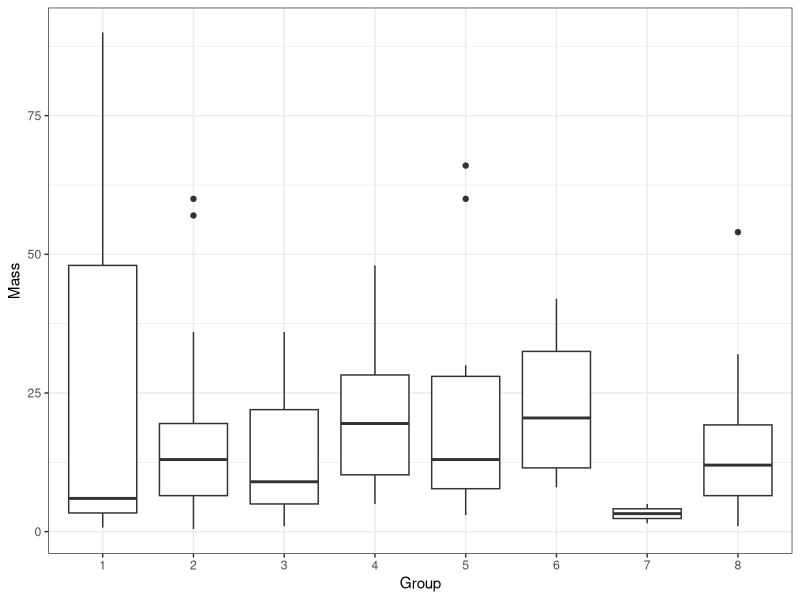
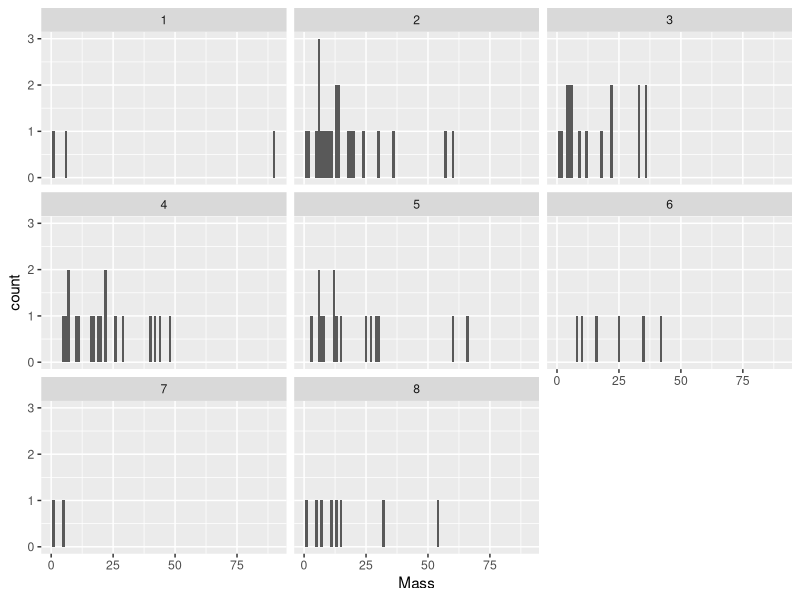
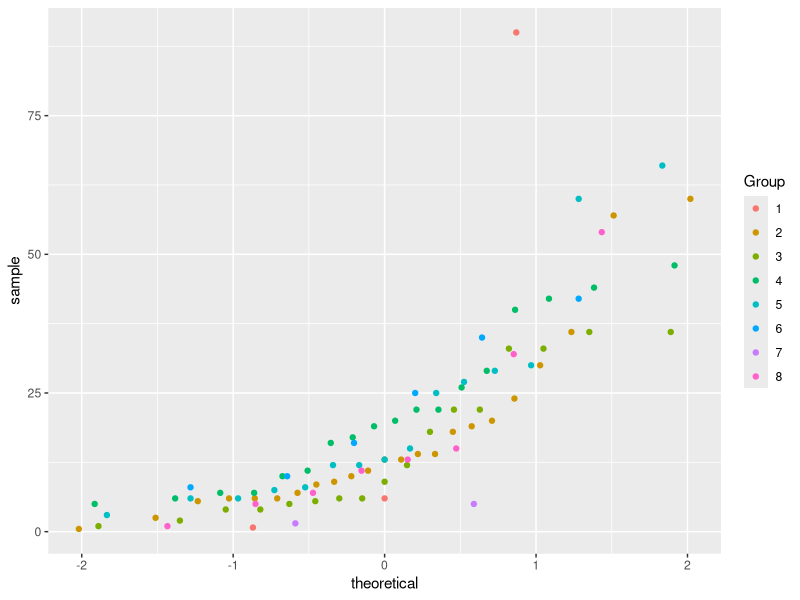
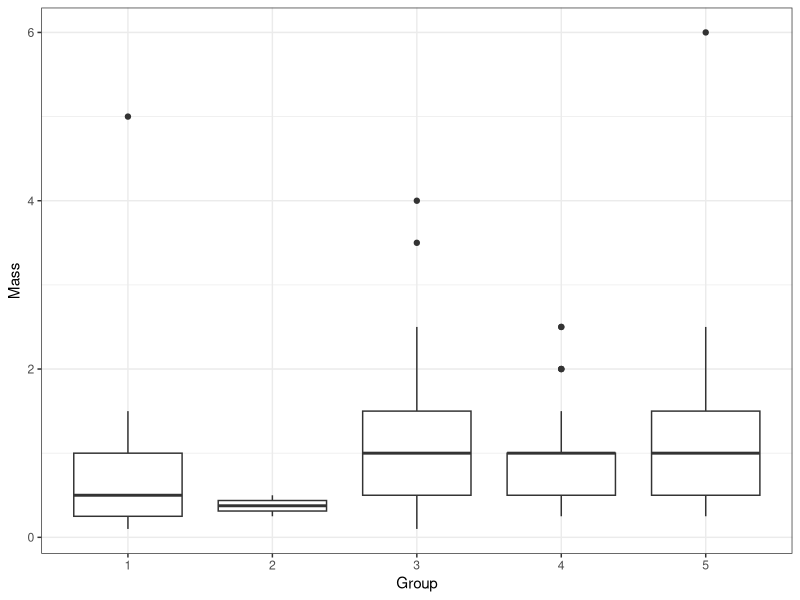
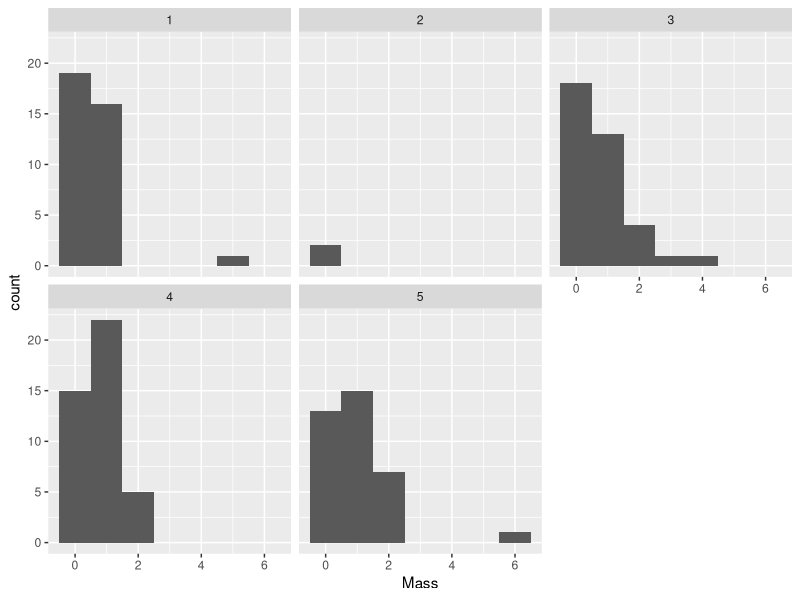
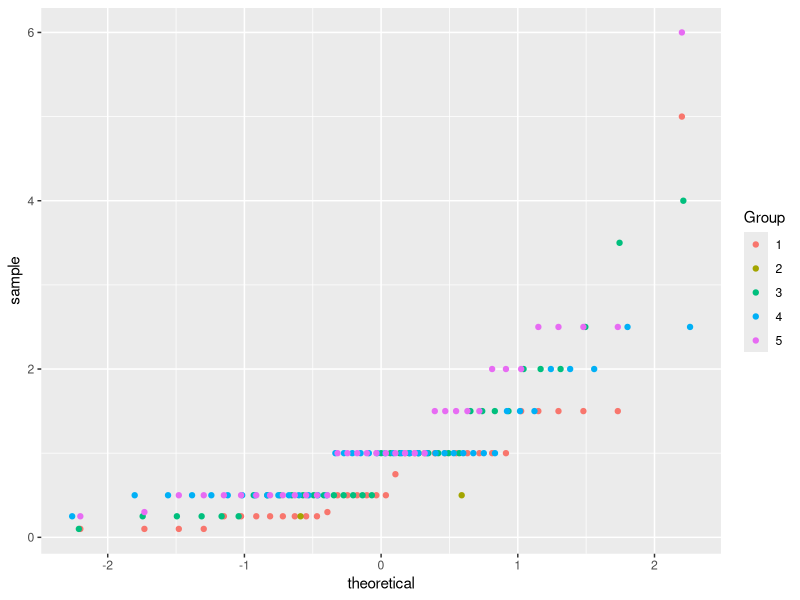
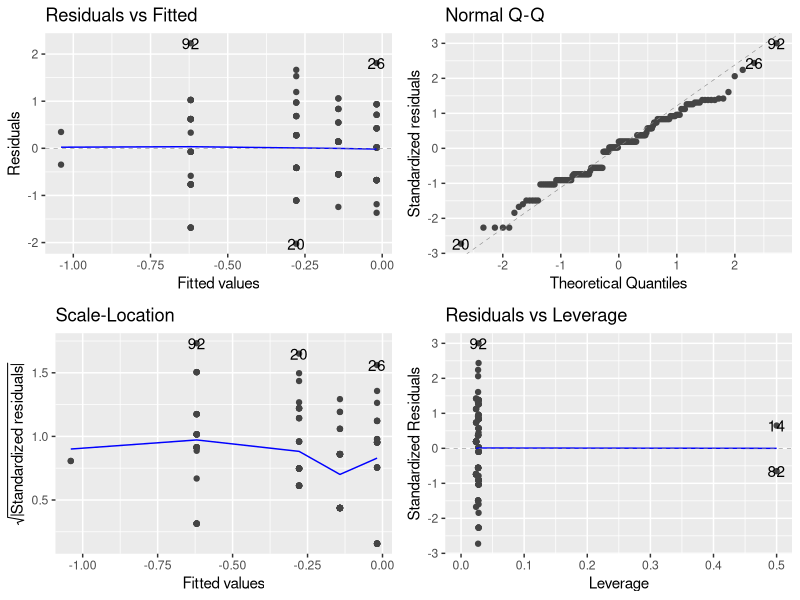
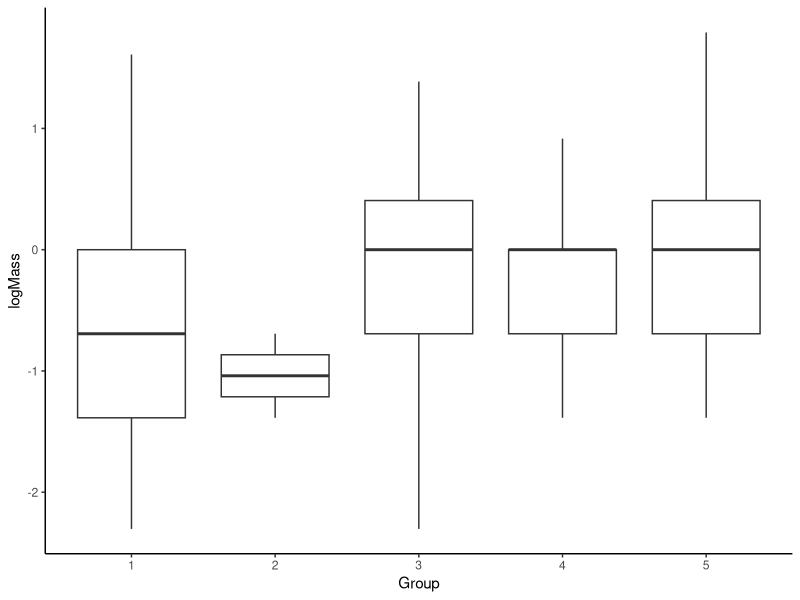

Write R code to recreate these figures, in order.
#### Biomass and Growth Rate for each plant by treatment group ####


# Before anything else, verify that your environment is totally clear.
# This is important, because old objects can foul up the works
# Clean up the working environment
rm(list = ls())

# Verify working directory, should be ~/Documents/Analyses/lastname_first
getwd()

# Load tidyverse
library("tidyverse")
# Check for updates
tidyverse_update()

#### Cleaning up the data ####

library(readr)
Biomass <- read_csv("Shadehouse/Biomass Experiment 1 Clean.csv")

library(dplyr)

# Removing rows where the species is blank
Biomass<-Biomass[-592, ] 
Biomass<-Biomass[-591, ] 
Biomass<-Biomass[-590, ] 
Biomass<-Biomass[-961, ] 
Biomass<-Biomass[-960, ] 
Biomass<-Biomass[-959, ] 

# Removing rows where the mass is blank
Biomass <- Biomass[!is.na(Biomass$Mass_g), ]

# simplifying the experiment 1 treatment group name to Group and Mass_g to Mass
colnames(Biomass)[5:5] <- c("Group") ## Renaming the columns
colnames(Biomass)[10:10] <- c("Mass") ## Renaming the columns


# ggfortify is a package that works with ggplot2 to make nice plots
# install.packages("ggfortify")
library("ggfortify")
# multcomp is used for contrasts and multiple comparisons
# install.packages("multcomp")
library("multcomp")
# nlme is used for random effects ANOVA
# install.packages("nlme")
library("nlme")

#### Have a look at how sapling varies by treatment group ####
Sapling <- Biomass[Biomass$Plant == "ManukaSapling", ]

Sapling$Group <- as.factor(Sapling$Group)

ggplot(Sapling, aes(x = Group, y = Mass))+
  geom_boxplot() +
  theme_bw() 
ggplot(Sapling) +
  geom_histogram(aes(Mass), binwidth = 1)+
  facet_wrap(~Group)
ggplot(Sapling)+
  geom_qq(aes(sample = Mass, color = Group))

# Check for Homogeneous variance
summ_Sapling <- Sapling %>%
  group_by(Group) %>% 
  summarise(mean_Mass = mean(Mass),
            sd_Mass = sd(Mass),
            n_Mass = n())
ratio <-(max(summ_Sapling$sd_Mass))/(min(summ_Sapling$sd_Mass))
print(ratio)

# Not normal, need to try a transformation
Sapling <- Sapling %>%
  mutate(logMass = log(Mass))

# Check for Homogeneous variance
summ_Sapling <- Sapling %>%
  group_by(Group) %>% 
  summarise(mean_logMass = mean(logMass),
            sd_logMass = sd(logMass),
            n_logMass = n())
ratio <-(max(summ_Sapling$sd_logMass))/(min(summ_Sapling$sd_logMass))
print(ratio)

# Still not normal... try square root
Sapling <- Sapling %>%
  mutate(sqrtMass = sqrt(Mass))

# Check for Homogeneous variance
summ_Sapling <- Sapling %>%
  group_by(Group) %>% 
  summarise(mean_sqrtMass = mean(sqrtMass),
            sd_sqrtMass = sd(sqrtMass),
            n_sqrtMass = n())
ratio <-(max(summ_Sapling$sd_sqrtMass))/(min(summ_Sapling$sd_sqrtMass))
print(ratio)

# That is worse, will need to use kruskal-wallis
kruskal.test(logMass ~ Group, data = Sapling)

#### Have a look at how seedling biomass varies by treatment group ####
Seedling <- Biomass[Biomass$Plant == "ManukaSeedling", ]

Seedling$Group <- as.factor(Seedling$Group)

ggplot(Seedling, aes(x = Group, y = Mass))+
  geom_boxplot() +
  theme_bw() 
ggplot(Seedling) +
  geom_histogram(aes(Mass), binwidth = 1)+
  facet_wrap(~Group)
ggplot(Seedling)+
  geom_qq(aes(sample = Mass, color = Group))

# Check for Homogeneous variance
summ_Seedling <- Seedling %>%
  group_by(Group) %>% 
  summarise(mean_Mass = mean(Mass),
            sd_Mass = sd(Mass),
            n_Mass = n())
ratio <-(max(summ_Seedling$sd_Mass))/(min(summ_Seedling$sd_Mass))
print(ratio)

# Not normal, need to try a transformation
Seedling <- Seedling %>%
  mutate(logMass = log(Mass))

# Check for Homogeneous variance
summ_Seedling <- Seedling %>%
  group_by(Group) %>% 
  summarise(mean_logMass = mean(logMass),
            sd_logMass = sd(logMass),
            n_logMass = n())
ratio <-(max(summ_Seedling$sd_logMass))/(min(summ_Seedling$sd_logMass))
print(ratio)

# Looks a lot better
# Set up for ANOVA
model01 <- lm(logMass~Group, data = Seedling)

autoplot(model01)

anova(model01)

summary(model01)

# Perform unplanned Tukey test
tukey <- glht(model01, linfct = mcp(Group = "Tukey"))
summary(tukey)

# Visualize transformed data
ggplot(Seedling, aes(x = Group, y = logMass))+
  geom_boxplot() +
  theme_classic() 

# Very interesting, the seedling biomass is significantly higher in groups 4 and 5
# which have wattle and woolly and wattle and privet than when growing with conspecifics only

#### woolly nightshade analysis ####
Nightshade <- Biomass[Biomass$Plant == "Nightshade", ]

Nightshade$Group <- as.factor(Nightshade$Group)

ggplot(Nightshade, aes(x = Group, y = Mass))+
  geom_boxplot() +
  theme_bw() 
ggplot(Nightshade) +
  geom_histogram(aes(Mass), binwidth = 1)+
  facet_wrap(~Group)
ggplot(Nightshade)+
  geom_qq(aes(sample = Mass, color = Group))

# Check for Homogeneous variance
summ_Nightshade <- Nightshade %>%
  group_by(Group) %>% 
  summarise(mean_Mass = mean(Mass),
            sd_Mass = sd(Mass),
            n_Mass = n())
ratio <-(max(summ_Nightshade$sd_Mass))/(min(summ_Nightshade$sd_Mass))
print(ratio)

# Set up for ANOVA
model01 <- lm(Mass~Group, data = Nightshade)

autoplot(model01)

anova(model01)

summary(model01)

# Perform unplanned Tukey test
tukey <- glht(model01, linfct = mcp(Group = "Tukey"))
summary(tukey)

# Visualize transformed data
ggplot(Nightshade, aes(x = Group, y = Mass))+
  geom_boxplot() +
  theme_classic() 

#### privet analysis ####
Privet <- Biomass[Biomass$Plant == "Privet", ]

Privet$Group <- as.factor(Privet$Group)

ggplot(Privet, aes(x = Group, y = Mass))+
  geom_boxplot() +
  theme_bw() 
ggplot(Privet) +
  geom_histogram(aes(Mass), binwidth = 1)+
  facet_wrap(~Group)
ggplot(Privet)+
  geom_qq(aes(sample = Mass, color = Group))

# Check for Homogeneous variance
summ_Privet <- Privet %>%
  group_by(Group) %>% 
  summarise(mean_Mass = mean(Mass),
            sd_Mass = sd(Mass),
            n_Mass = n())
ratio <-(max(summ_Privet$sd_Mass))/(min(summ_Privet$sd_Mass))
print(ratio)

# Set up for ANOVA
model01 <- lm(Mass~Group, data = Privet)

autoplot(model01)

anova(model01)

summary(model01)

# Perform unplanned Tukey test
tukey <- glht(model01, linfct = mcp(Group = "Tukey"))
summary(tukey)

# Visualize transformed data
ggplot(Privet, aes(x = Group, y = Mass))+
  geom_boxplot() +
  theme_classic() 

#### wattle analysis ####
Wattle <- Biomass[Biomass$Plant == "Wattle", ]

Wattle$Group <- as.factor(Wattle$Group)

ggplot(Wattle, aes(x = Group, y = Mass))+
  geom_boxplot() +
  theme_bw() 
ggplot(Wattle) +
  geom_histogram(aes(Mass), binwidth = 1)+
  facet_wrap(~Group)
ggplot(Wattle)+
  geom_qq(aes(sample = Mass, color = Group))

# Check for Homogeneous variance
summ_Wattle <- Wattle %>%
  group_by(Group) %>% 
  summarise(mean_Mass = mean(Mass),
            sd_Mass = sd(Mass),
            n_Mass = n())
ratio <-(max(summ_Wattle$sd_Mass))/(min(summ_Wattle$sd_Mass))
print(ratio)

# Not normal, need to try a transformation
Wattle <- Wattle %>%
  mutate(logMass = log(Mass))

# Check for Homogeneous variance
summ_Wattle <- Wattle %>%
  group_by(Group) %>% 
  summarise(mean_logMass = mean(logMass),
            sd_logMass = sd(logMass),
            n_logMass = n())
ratio <-(max(summ_Wattle$sd_logMass))/(min(summ_Wattle$sd_logMass))
print(ratio)

# Set up for ANOVA
model01 <- lm(logMass~Group, data = Wattle)

autoplot(model01)

anova(model01)

summary(model01)

# Perform unplanned Tukey test
tukey <- glht(model01, linfct = mcp(Group = "Tukey"))
summary(tukey)


# Visualize transformed data
ggplot(Wattle, aes(x = Group, y = logMass))+
  geom_boxplot() +
  theme_classic() 



#### Growth Rate Analysis ####
library(readr)
Height <- read_csv("Shadehouse/Height Experiment 1 Clean.csv")

# simplifying the experiment 1 treatment group name to Group and Mass_g to Mass
colnames(Height)[4:4] <- c("Group") ## Renaming the columns
Height$Group <- as.factor(Height$Group)

Height$Height1 <- as.numeric(Height$Height1)
Height$Height2 <- as.numeric(Height$Height2)
Height$Height3 <- as.numeric(Height$Height3)
Height$Height4 <- as.numeric(Height$Height4)
Height$Height5 <- as.numeric(Height$Height5)
Height$Height6 <- as.numeric(Height$Height6)
Height$Height7 <- as.numeric(Height$Height7)

# Calculating growth rate
Height <- Height %>%
  mutate(GR1 = (log(Height2) - log(Height1)))
Height <- Height %>%
  mutate(GR2 = (log(Height3) - log(Height2)))
Height <- Height %>%
  mutate(GR3 = (log(Height4) - log(Height3)))
Height <- Height %>%
  mutate(GR4 = (log(Height5) - log(Height4)))
Height <- Height %>%
  mutate(GR5 = (log(Height6) - log(Height5)))
Height <- Height %>%
  mutate(GR6 = (log(Height7) - log(Height6)))

# Calculate average growth rate for each plant
Height$AverageGR <- rowMeans(Height[, 26:31], na.rm = TRUE)
Height$AverageGR <- Height$AverageGR * 10

# Clean up empty rows
Height<-Height[-592, ] 
Height<-Height[-591, ] 
Height<-Height[-590, ] 
Height<-Height[-589, ]
Height<-Height[-100, ]
Height<-Height[-99, ]
Height<-Height[-98, ]
Height<-Height[-97, ]
Height<-Height[-981, ]
Height<-Height[-957, ]
Height<-Height[-956, ]
Height<-Height[-955, ]
Height<-Height[-954, ]
Height<-Height[-641, ]
Height<-Height[-548, ]
Height<-Height[-974, ]
Height<-Height[-951, ]
Height<-Height[-639, ]
Height<-Height[-547, ]


#### Let's look at Sapling height ####
SaplingH <- Height[Height$Plant == "ManukaSapling", ]

ggplot(SaplingH, aes(x = Group, y = AverageGR))+
  geom_boxplot() +
  theme_bw() 
ggplot(SaplingH) +
  geom_histogram(aes(AverageGR), binwidth = 1)+
  facet_wrap(~Group)
ggplot(SaplingH)+
  geom_qq(aes(sample = AverageGR, color = Group))

# Check for Homogeneous variance
summ_SaplingH <- SaplingH %>%
  group_by(Group) %>% 
  summarise(mean_AverageGR = mean(AverageGR),
            sd_AverageGR = sd(AverageGR),
            n_AverageGR = n())
ratio <-(max(summ_SaplingH$sd_AverageGR))/(min(summ_SaplingH$sd_AverageGR))
print(ratio)

# Normal enough <3

# Set up for ANOVA
model01 <- aov(AverageGR~Group, data = SaplingH)

autoplot(model01)

anova(model01)

summary(model01)

# Perform unplanned Tukey test
tukey <- TukeyHSD(model01)
summary(tukey)
print(tukey)
plot(tukey, las = 1)

# No difference in the average sapling Growth Rate by group

#### Seedling analysis ####

SeedlingH <- Height[Height$Plant == "ManukaSeedling", ]

ggplot(SeedlingH, aes(x = Group, y = AverageGR))+
  geom_boxplot() +
  theme_bw() 
ggplot(SeedlingH) +
  geom_histogram(aes(AverageGR), binwidth = 1)+
  facet_wrap(~Group)
ggplot(SeedlingH)+
  geom_qq(aes(sample = AverageGR, color = Group))

# Check for Homogeneous variance
summ_SeedlingH <- SeedlingH %>%
  group_by(Group) %>% 
  summarise(mean_AverageGR = mean(AverageGR),
            sd_AverageGR = sd(AverageGR),
            n_AverageGR = n())
ratio <-(max(summ_SeedlingH$sd_AverageGR))/(min(summ_SeedlingH$sd_AverageGR))
print(ratio)

# Not normal, but too many zeros, try kruskal-wallis
kruskal.test(AverageGR ~ Group, data = SeedlingH)

# no difference

#### Woolly nightshade analysis ####
NightshadeH <- Height[Height$Plant == "Nightshade", ]

ggplot(NightshadeH, aes(x = Group, y = AverageGR))+
  geom_boxplot() +
  theme_bw() 
ggplot(NightshadeH) +
  geom_histogram(aes(AverageGR), binwidth = 1)+
  facet_wrap(~Group)
ggplot(NightshadeH)+
  geom_qq(aes(sample = AverageGR, color = Group))

# Check for Homogeneous variance
summ_NightshadeH <- NightshadeH %>%
  group_by(Group) %>% 
  summarise(mean_AverageGR = mean(AverageGR),
            sd_AverageGR = sd(AverageGR),
            n_AverageGR = n())
ratio <-(max(summ_NightshadeH$sd_AverageGR))/(min(summ_NightshadeH$sd_AverageGR))
print(ratio)

# Normal enough, <3
# Set up for ANOVA
model01 <- aov(AverageGR~Group, data = NightshadeH)

autoplot(model01)

anova(model01)

summary(model01)

# Perform planned Tukey test
tukey <- TukeyHSD(model01)
summary(tukey)
print(tukey)
plot(tukey, las = 1)

# calculate summary stats
summ_NightshadeH <- NightshadeH %>%
  group_by(Group) %>%
  summarise(mean_AverageGR = mean(AverageGR),
            median_AverageGR = median(AverageGR),
            IQR_AverageGR = IQR(AverageGR),
            sd_AverageGR = sd(AverageGR),
            var_AverageGR = var(AverageGR),
            se_AverageGR = sd(AverageGR)/sqrt(189))
print(summ_NightshadeH)

#### Privet Analysis ####
PrivetH <- Height[Height$Plant == "Privet", ]

ggplot(PrivetH, aes(x = Group, y = AverageGR))+
  geom_boxplot() +
  theme_bw() 
ggplot(PrivetH) +
  geom_histogram(aes(AverageGR), binwidth = 1)+
  facet_wrap(~Group)
ggplot(PrivetH)+
  geom_qq(aes(sample = AverageGR, color = Group))

# Check for Homogeneous variance
summ_PrivetH <- PrivetH %>%
  group_by(Group) %>% 
  summarise(mean_AverageGR = mean(AverageGR),
            sd_AverageGR = sd(AverageGR),
            n_AverageGR = n())
ratio <-(max(summ_PrivetH$sd_AverageGR))/(min(summ_PrivetH$sd_AverageGR))
print(ratio)

# Normal enough, <3
# Set up for ANOVA
model01 <- aov(AverageGR~Group, data = PrivetH)

autoplot(model01)

anova(model01)

summary(model01)

# Perform unplanned Tukey test
tukey <- TukeyHSD(model01)
summary(tukey)
print(tukey)
plot(tukey, las = 1)

#### Wattle Analysis ####
WattleH <- Height[Height$Plant == "Wattle", ]

WattleH<-WattleH[-20, ]

ggplot(WattleH, aes(x = Group, y = AverageGR))+
  geom_boxplot() +
  theme_bw() 
ggplot(WattleH) +
  geom_histogram(aes(AverageGR), binwidth = 1)+
  facet_wrap(~Group)
ggplot(WattleH)+
  geom_qq(aes(sample = AverageGR, color = Group))

# Check for Homogeneous variance
summ_WattleH <- WattleH %>%
  group_by(Group) %>% 
  summarise(mean_AverageGR = mean(AverageGR),
            sd_AverageGR = sd(AverageGR),
            n_AverageGR = n())
ratio <-(max(summ_WattleH$sd_AverageGR))/(min(summ_WattleH$sd_AverageGR))
print(ratio)

# Normal enough, <3
# Set up for ANOVA
model01 <- aov(AverageGR~Group, data = WattleH)

autoplot(model01)

anova(model01)

summary(model01)

# Perform unplanned Tukey test
tukey <- TukeyHSD(model01)
summary(tukey)
print(tukey)
plot(tukey, las = 1)

library(ggplot2)
WattlePlot <- ggplot(data = WattleH, 
                       aes(y = AverageGR, ##Change this to variable name
                           x = Group)) + ##Change this to variable name
  geom_boxplot(fill = "#E9A96C", notch = TRUE, varwidth = TRUE) +
  geom_jitter(color="black", size=0.4, alpha=0.9) +
  ylab("Relative Growth Rate mm/month") + xlab("Treatment Group") +   ##Change axis titles
  theme(axis.text.x=element_text(size=10, color = 'black'), #Change axis text font size and angle and colour etc
        axis.text.y=element_text(size=15, hjust = 1, colour = 'black'), 
        axis.title=element_text(size=17,face="bold"), #Change axis title text font etc
        legend.title = element_blank(), #If you want to remove the legend
        legend.position = "none",
        panel.grid.major = element_blank(),#If you want to remove gridlines
        panel.grid.minor = element_blank(),#If you want to remove gridlines
        panel.background = element_blank(),    #If you want to remove background
        axis.line = element_line(colour = "black"))   ##If you want to add an axis colour
WattlePlot

NightshadePlot <- ggplot(data = NightshadeH, 
                     aes(y = AverageGR, ##Change this to variable name
                         x = Group)) + ##Change this to variable name
  geom_boxplot(fill = "#CF597E", notch = TRUE, varwidth = TRUE) +
  geom_jitter(color="black", size=0.4, alpha=0.9) +
  ylab("Relative Growth Rate mm/month") + xlab("Treatment Group") +   ##Change axis titles
  theme(axis.text.x=element_text(size=10, color = 'black'), #Change axis text font size and angle and colour etc
        axis.text.y=element_text(size=15, hjust = 1, colour = 'black'), 
        axis.title=element_text(size=17,face="bold"), #Change axis title text font etc
        legend.title = element_blank(), #If you want to remove the legend
        legend.position = "none",
        panel.grid.major = element_blank(),#If you want to remove gridlines
        panel.grid.minor = element_blank(),#If you want to remove gridlines
        panel.background = element_blank(),    #If you want to remove background
        axis.line = element_line(colour = "black"))   ##If you want to add an axis colour
NightshadePlot

PrivetPlot <- ggplot(data = PrivetH, 
                     aes(y = AverageGR, ##Change this to variable name
                         x = Group)) + ##Change this to variable name
  geom_boxplot(fill = "#E57F6C", notch = TRUE, varwidth = TRUE) +
  geom_jitter(color="black", size=0.4, alpha=0.9) +
  ylab("Relative Growth Rate mm/month") + xlab("Treatment Group") +   ##Change axis titles
  theme(axis.text.x=element_text(size=10, color = 'black'), #Change axis text font size and angle and colour etc
        axis.text.y=element_text(size=15, hjust = 1, colour = 'black'), 
        axis.title=element_text(size=17,face="bold"), #Change axis title text font etc
        legend.title = element_blank(), #If you want to remove the legend
        legend.position = "none",
        panel.grid.major = element_blank(),#If you want to remove gridlines
        panel.grid.minor = element_blank(),#If you want to remove gridlines
        panel.background = element_blank(),    #If you want to remove background
        axis.line = element_line(colour = "black"))   ##If you want to add an axis colour
PrivetPlot 

SaplingPlot <- ggplot(data = SaplingH, 
                     aes(y = AverageGR, ##Change this to variable name
                         x = Group)) + ##Change this to variable name
  geom_boxplot(fill = "#33B08D", notch = TRUE, varwidth = TRUE) +
  geom_jitter(color="black", size=0.4, alpha=0.9) +
  ylab("Relative Growth Rate mm/month") + xlab("Treatment Group") +   ##Change axis titles
  theme(axis.text.x=element_text(size=10, color = 'black'), #Change axis text font size and angle and colour etc
        axis.text.y=element_text(size=15, hjust = 1, colour = 'black'), 
        axis.title=element_text(size=17,face="bold"), #Change axis title text font etc
        legend.title = element_blank(), #If you want to remove the legend
        legend.position = "none",
        panel.grid.major = element_blank(),#If you want to remove gridlines
        panel.grid.minor = element_blank(),#If you want to remove gridlines
        panel.background = element_blank(),    #If you want to remove background
        axis.line = element_line(colour = "black"))   ##If you want to add an axis colour
SaplingPlot 

SeedlingPlot <- ggplot(data = SeedlingH, 
                      aes(y = AverageGR, ##Change this to variable name
                          x = Group)) + ##Change this to variable name
  geom_boxplot(fill = "#82C782", notch = TRUE, varwidth = TRUE) +
  geom_jitter(color="black", size=0.4, alpha=0.9) +
  ylab("Relative Growth Rate mm/month") + xlab("Treatment Group") +   ##Change axis titles
  theme(axis.text.x=element_text(size=10, color = 'black'), #Change axis text font size and angle and colour etc
        axis.text.y=element_text(size=15, hjust = 1, colour = 'black'), 
        axis.title=element_text(size=17,face="bold"), #Change axis title text font etc
        legend.title = element_blank(), #If you want to remove the legend
        legend.position = "none",
        panel.grid.major = element_blank(),#If you want to remove gridlines
        panel.grid.minor = element_blank(),#If you want to remove gridlines
        panel.background = element_blank(),    #If you want to remove background
        axis.line = element_line(colour = "black"))   ##If you want to add an axis colour
SeedlingPlot 

# Make a boxplot with all values on it
ggplot(Height, aes(x = Group, y = AverageGR, fill = Plant)) +
  geom_boxplot(position = position_dodge(width = 0.8)) +
  theme_minimal() +
  labs(x = "Group", y = "Relative Growth Rate mm/month", fill = "Species") +
  scale_fill_manual(values = c(
    "ManukaSapling" = "#33B08D",  
    "ManukaSeedling"  = "#82C782", 
    "Nightshade" = "#CF597E",  
    "Privet" = "#E57F6C" , 
    "Wattle" = "#E9A96C"  
  )) +
  theme_classic()

hcl.colors(8, palette = "Temps") # remove # to look at colors below
# "#089392" "#33B08D" "#82C782" "#CBD98E" "#EACF87" "#E9A96C" "#E57F6C" "#CF597E"
